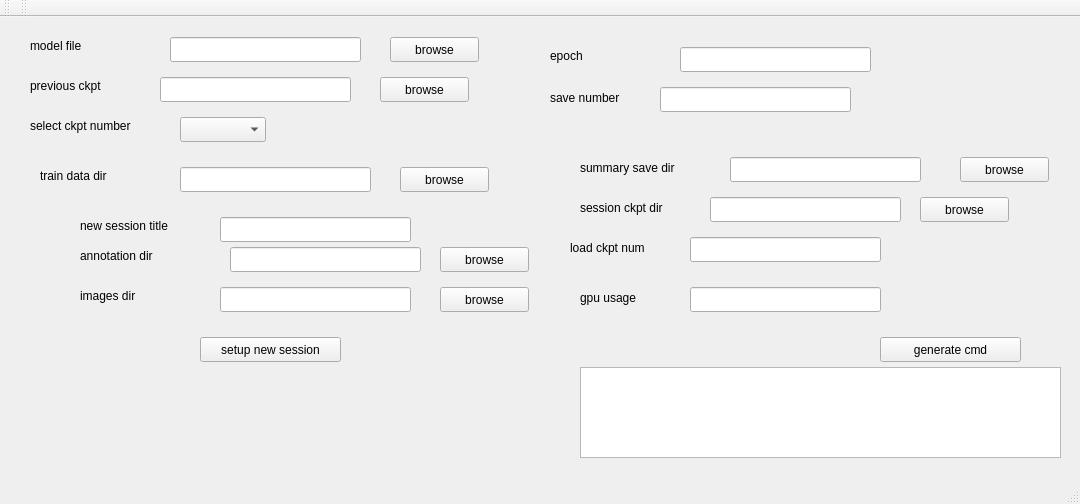
<?xml version="1.0" encoding="UTF-8"?>
<ui version="4.0">
 <class>MainWindow</class>
 <widget class="QMainWindow" name="MainWindow">
  <property name="geometry">
   <rect>
    <x>0</x>
    <y>0</y>
    <width>1080</width>
    <height>504</height>
   </rect>
  </property>
  <property name="windowTitle">
   <string>MainWindow</string>
  </property>
  <widget class="QWidget" name="centralWidget">
   <widget class="QPushButton" name="findmodel_btn">
    <property name="geometry">
     <rect>
      <x>390</x>
      <y>20</y>
      <width>89</width>
      <height>25</height>
     </rect>
    </property>
    <property name="text">
     <string>browse</string>
    </property>
   </widget>
   <widget class="QLineEdit" name="model_le">
    <property name="geometry">
     <rect>
      <x>170</x>
      <y>20</y>
      <width>191</width>
      <height>25</height>
     </rect>
    </property>
   </widget>
   <widget class="QLabel" name="label">
    <property name="geometry">
     <rect>
      <x>30</x>
      <y>20</y>
      <width>67</width>
      <height>17</height>
     </rect>
    </property>
    <property name="text">
     <string>model file</string>
    </property>
   </widget>
   <widget class="QLabel" name="annotation_dir_label">
    <property name="geometry">
     <rect>
      <x>80</x>
      <y>230</y>
      <width>101</width>
      <height>17</height>
     </rect>
    </property>
    <property name="text">
     <string>annotation dir</string>
    </property>
   </widget>
   <widget class="QLineEdit" name="annot_le">
    <property name="geometry">
     <rect>
      <x>230</x>
      <y>230</y>
      <width>191</width>
      <height>25</height>
     </rect>
    </property>
   </widget>
   <widget class="QPushButton" name="annot_find_btn">
    <property name="geometry">
     <rect>
      <x>440</x>
      <y>230</y>
      <width>89</width>
      <height>25</height>
     </rect>
    </property>
    <property name="text">
     <string>browse</string>
    </property>
   </widget>
   <widget class="QLabel" name="annotation_dir_label_2">
    <property name="geometry">
     <rect>
      <x>80</x>
      <y>270</y>
      <width>101</width>
      <height>17</height>
     </rect>
    </property>
    <property name="text">
     <string>images dir</string>
    </property>
   </widget>
   <widget class="QLineEdit" name="imagesdir_le">
    <property name="geometry">
     <rect>
      <x>220</x>
      <y>270</y>
      <width>191</width>
      <height>25</height>
     </rect>
    </property>
   </widget>
   <widget class="QPushButton" name="imagesdir_find_btn">
    <property name="geometry">
     <rect>
      <x>440</x>
      <y>270</y>
      <width>89</width>
      <height>25</height>
     </rect>
    </property>
    <property name="text">
     <string>browse</string>
    </property>
   </widget>
   <widget class="QLabel" name="annotation_dir_label_3">
    <property name="geometry">
     <rect>
      <x>550</x>
      <y>30</y>
      <width>101</width>
      <height>17</height>
     </rect>
    </property>
    <property name="text">
     <string>epoch</string>
    </property>
   </widget>
   <widget class="QLineEdit" name="epoch_le">
    <property name="geometry">
     <rect>
      <x>680</x>
      <y>30</y>
      <width>191</width>
      <height>25</height>
     </rect>
    </property>
   </widget>
   <widget class="QLabel" name="annotation_dir_label_4">
    <property name="geometry">
     <rect>
      <x>580</x>
      <y>180</y>
      <width>121</width>
      <height>21</height>
     </rect>
    </property>
    <property name="text">
     <string>session ckpt dir</string>
    </property>
   </widget>
   <widget class="QLineEdit" name="session_ckpt_dir_le">
    <property name="geometry">
     <rect>
      <x>710</x>
      <y>180</y>
      <width>191</width>
      <height>25</height>
     </rect>
    </property>
   </widget>
   <widget class="QPushButton" name="session_ckptdir_find_btn">
    <property name="geometry">
     <rect>
      <x>920</x>
      <y>180</y>
      <width>89</width>
      <height>25</height>
     </rect>
    </property>
    <property name="text">
     <string>browse</string>
    </property>
   </widget>
   <widget class="QLabel" name="annotation_dir_label_5">
    <property name="geometry">
     <rect>
      <x>580</x>
      <y>140</y>
      <width>161</width>
      <height>21</height>
     </rect>
    </property>
    <property name="text">
     <string>summary save dir</string>
    </property>
   </widget>
   <widget class="QLineEdit" name="summarydir_le">
    <property name="geometry">
     <rect>
      <x>730</x>
      <y>140</y>
      <width>191</width>
      <height>25</height>
     </rect>
    </property>
   </widget>
   <widget class="QPushButton" name="summarydir_find_btn">
    <property name="geometry">
     <rect>
      <x>960</x>
      <y>140</y>
      <width>89</width>
      <height>25</height>
     </rect>
    </property>
    <property name="text">
     <string>browse</string>
    </property>
   </widget>
   <widget class="QLabel" name="annotation_dir_label_7">
    <property name="geometry">
     <rect>
      <x>30</x>
      <y>60</y>
      <width>101</width>
      <height>17</height>
     </rect>
    </property>
    <property name="text">
     <string>previous ckpt</string>
    </property>
   </widget>
   <widget class="QLineEdit" name="previousckpt_le">
    <property name="geometry">
     <rect>
      <x>160</x>
      <y>60</y>
      <width>191</width>
      <height>25</height>
     </rect>
    </property>
   </widget>
   <widget class="QPushButton" name="previousckpt_find_btn">
    <property name="geometry">
     <rect>
      <x>380</x>
      <y>60</y>
      <width>89</width>
      <height>25</height>
     </rect>
    </property>
    <property name="text">
     <string>browse</string>
    </property>
   </widget>
   <widget class="QComboBox" name="prevckptnum_dropdown">
    <property name="geometry">
     <rect>
      <x>180</x>
      <y>100</y>
      <width>86</width>
      <height>25</height>
     </rect>
    </property>
   </widget>
   <widget class="QLabel" name="annotation_dir_label_8">
    <property name="geometry">
     <rect>
      <x>30</x>
      <y>100</y>
      <width>161</width>
      <height>17</height>
     </rect>
    </property>
    <property name="text">
     <string>select ckpt number</string>
    </property>
   </widget>
   <widget class="QPushButton" name="setup_new_session_btn">
    <property name="geometry">
     <rect>
      <x>200</x>
      <y>320</y>
      <width>141</width>
      <height>25</height>
     </rect>
    </property>
    <property name="text">
     <string>setup new session</string>
    </property>
   </widget>
   <widget class="QLabel" name="annotation_dir_label_6">
    <property name="geometry">
     <rect>
      <x>40</x>
      <y>150</y>
      <width>101</width>
      <height>17</height>
     </rect>
    </property>
    <property name="text">
     <string>train data dir</string>
    </property>
   </widget>
   <widget class="QLineEdit" name="traindir_le">
    <property name="geometry">
     <rect>
      <x>180</x>
      <y>150</y>
      <width>191</width>
      <height>25</height>
     </rect>
    </property>
   </widget>
   <widget class="QPushButton" name="traindir_find_btn">
    <property name="geometry">
     <rect>
      <x>400</x>
      <y>150</y>
      <width>89</width>
      <height>25</height>
     </rect>
    </property>
    <property name="text">
     <string>browse</string>
    </property>
   </widget>
   <widget class="QLabel" name="annotation_dir_label_9">
    <property name="geometry">
     <rect>
      <x>80</x>
      <y>200</y>
      <width>131</width>
      <height>17</height>
     </rect>
    </property>
    <property name="text">
     <string>new session title</string>
    </property>
   </widget>
   <widget class="QLineEdit" name="newsessiontitle_le">
    <property name="geometry">
     <rect>
      <x>220</x>
      <y>200</y>
      <width>191</width>
      <height>25</height>
     </rect>
    </property>
   </widget>
   <widget class="QLabel" name="checkimglabel">
    <property name="geometry">
     <rect>
      <x>290</x>
      <y>100</y>
      <width>20</width>
      <height>20</height>
     </rect>
    </property>
    <property name="text">
     <string/>
    </property>
   </widget>
   <widget class="QLabel" name="annotation_dir_label_10">
    <property name="geometry">
     <rect>
      <x>550</x>
      <y>70</y>
      <width>121</width>
      <height>21</height>
     </rect>
    </property>
    <property name="text">
     <string>save number</string>
    </property>
   </widget>
   <widget class="QLineEdit" name="save_num_le">
    <property name="geometry">
     <rect>
      <x>660</x>
      <y>70</y>
      <width>191</width>
      <height>25</height>
     </rect>
    </property>
   </widget>
   <widget class="QLabel" name="annotation_dir_label_11">
    <property name="geometry">
     <rect>
      <x>580</x>
      <y>270</y>
      <width>121</width>
      <height>21</height>
     </rect>
    </property>
    <property name="text">
     <string>gpu usage</string>
    </property>
   </widget>
   <widget class="QLineEdit" name="load_ckpt_num_le">
    <property name="geometry">
     <rect>
      <x>690</x>
      <y>220</y>
      <width>191</width>
      <height>25</height>
     </rect>
    </property>
   </widget>
   <widget class="QLabel" name="annotation_dir_label_12">
    <property name="geometry">
     <rect>
      <x>570</x>
      <y>220</y>
      <width>121</width>
      <height>21</height>
     </rect>
    </property>
    <property name="text">
     <string>load ckpt num</string>
    </property>
   </widget>
   <widget class="QLineEdit" name="gpu_usage_le">
    <property name="geometry">
     <rect>
      <x>690</x>
      <y>270</y>
      <width>191</width>
      <height>25</height>
     </rect>
    </property>
   </widget>
   <widget class="QPushButton" name="gencmd_btn">
    <property name="geometry">
     <rect>
      <x>880</x>
      <y>320</y>
      <width>141</width>
      <height>25</height>
     </rect>
    </property>
    <property name="text">
     <string>generate cmd</string>
    </property>
   </widget>
   <widget class="QTextEdit" name="gencmd_te">
    <property name="geometry">
     <rect>
      <x>580</x>
      <y>350</y>
      <width>481</width>
      <height>91</height>
     </rect>
    </property>
   </widget>
  </widget>
  <widget class="QMenuBar" name="menuBar">
   <property name="geometry">
    <rect>
     <x>0</x>
     <y>0</y>
     <width>1080</width>
     <height>22</height>
    </rect>
   </property>
  </widget>
  <widget class="QToolBar" name="mainToolBar">
   <attribute name="toolBarArea">
    <enum>TopToolBarArea</enum>
   </attribute>
   <attribute name="toolBarBreak">
    <bool>false</bool>
   </attribute>
  </widget>
  <widget class="QStatusBar" name="statusBar"/>
  <widget class="QToolBar" name="toolBar">
   <property name="windowTitle">
    <string>toolBar</string>
   </property>
   <attribute name="toolBarArea">
    <enum>TopToolBarArea</enum>
   </attribute>
   <attribute name="toolBarBreak">
    <bool>false</bool>
   </attribute>
  </widget>
 </widget>
 <layoutdefault spacing="6" margin="11"/>
 <resources/>
 <connections/>
</ui>
